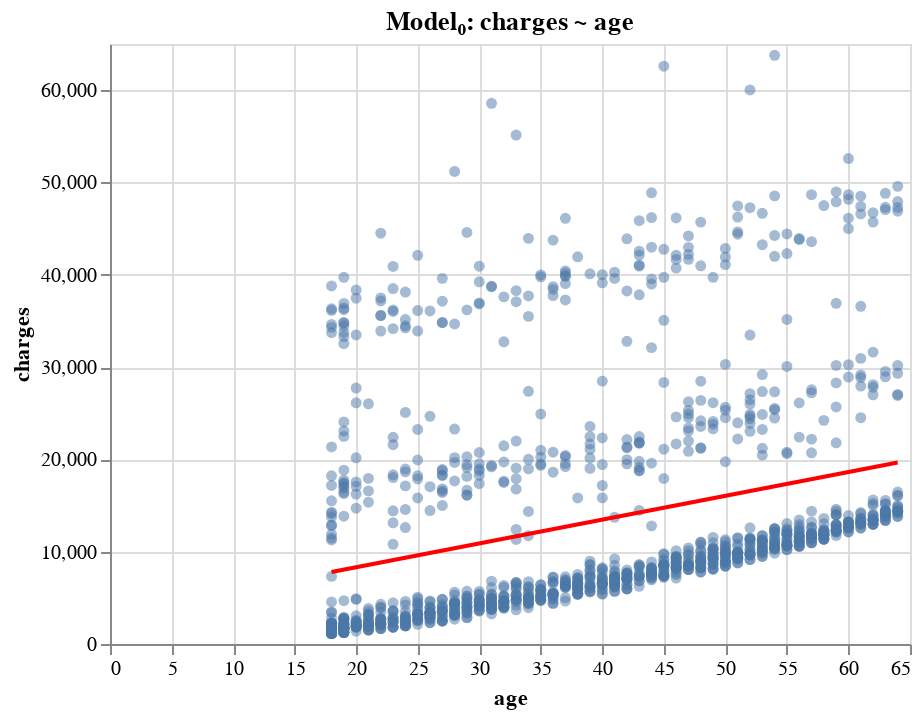

The code cell stored with this chart in its notebook:
### Markdown cell above
# Model$_0$: $ \text{charges} \sim \text{age} $

This model is so simple that it can be visualized in an Altair chart without implementing it first using `sklearn` or `statsmodels`.  

Altair can create regression lines using the `transform_regression()` method. 

Create a plot with two layers:
1. A scatter plot of `charges` as a function of `age`
2. A regression line that depicts model$_0$

### Code cell
# ...
import altair as alt

# Scatter layer
scatter = alt.Chart(df).mark_circle(size=30, opacity=0.5).encode(
    x=alt.X("age:Q", title="age"),
    y=alt.Y("charges:Q", title="charges")
)

# Regression line layer
reg_line = alt.Chart(df).transform_regression(
    'age', 'charges'
).mark_line(color='red').encode(
    x='age:Q',
    y='charges:Q'
)

(scatter + reg_line).properties(
    width=400,
    height=300,
    title="Model₀: charges ~ age"
)

### Figure 1 — Vega-Lite specification as saved in the notebook (floating-point values rounded to 4 significant figures; data arrays with more than 128 entries replaced by an {"elided": "..."} marker saying what was removed)
{"config": {"view": {"continuousWidth": 300, "continuousHeight": 300}}, "layer": [{"mark": {"type": "circle", "opacity": 0.5, "size": 30}, "encoding": {"x": {"field": "age", "title": "age", "type": "quantitative"}, "y": {"field": "charges", "title": "charges", "type": "quantitative"}}}, {"mark": {"type": "line", "color": "red"}, "encoding": {"x": {"field": "age", "type": "quantitative"}, "y": {"field": "charges", "type": "quantitative"}}, "transform": [{"on": "age", "regression": "charges"}]}], "data": {"name": "data-bdb6f5765c8d8ef29d39ebfac32f3c95"}, "height": 300, "title": "Model₀: charges ~ age", "width": 400, "$schema": "https://vega.github.io/schema/vega-lite/v5.20.1.json", "datasets": {"data-bdb6f5765c8d8ef29d39ebfac32f3c95": {"elided": "1338 records"}}}
